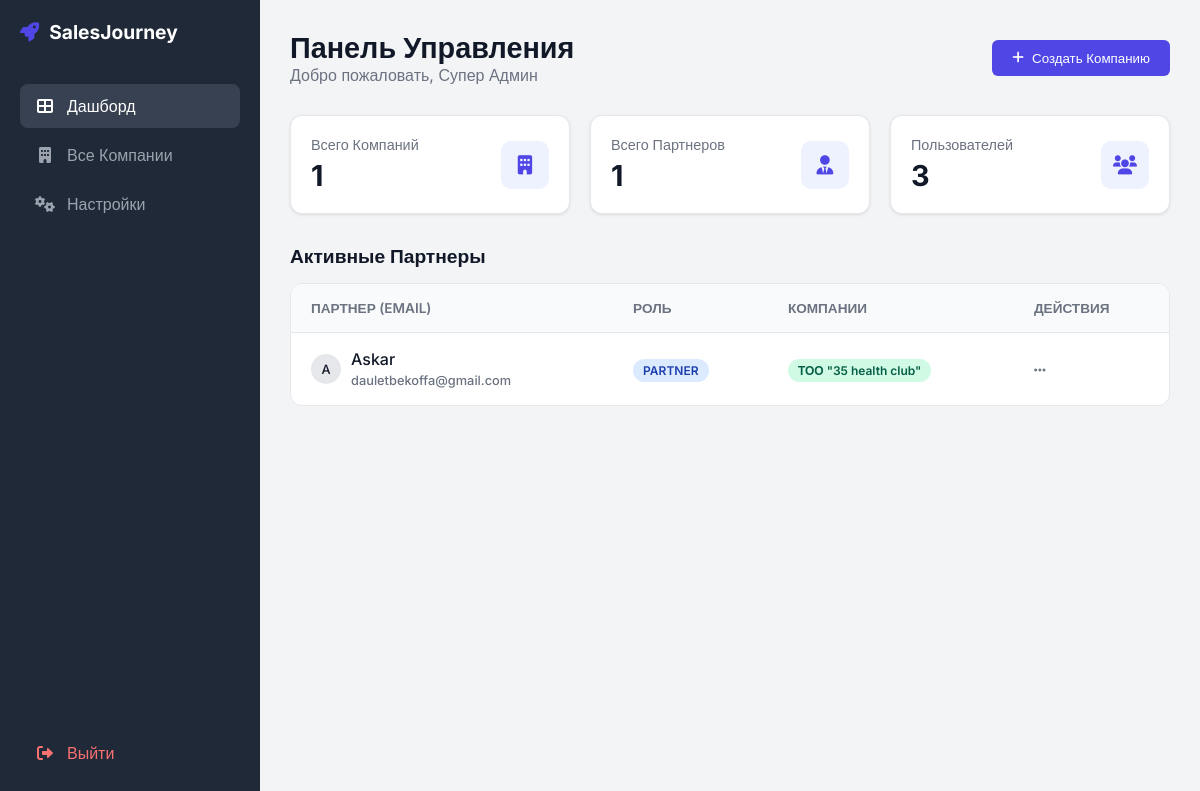
Before: /admin/panel (signed in) with the older database file.
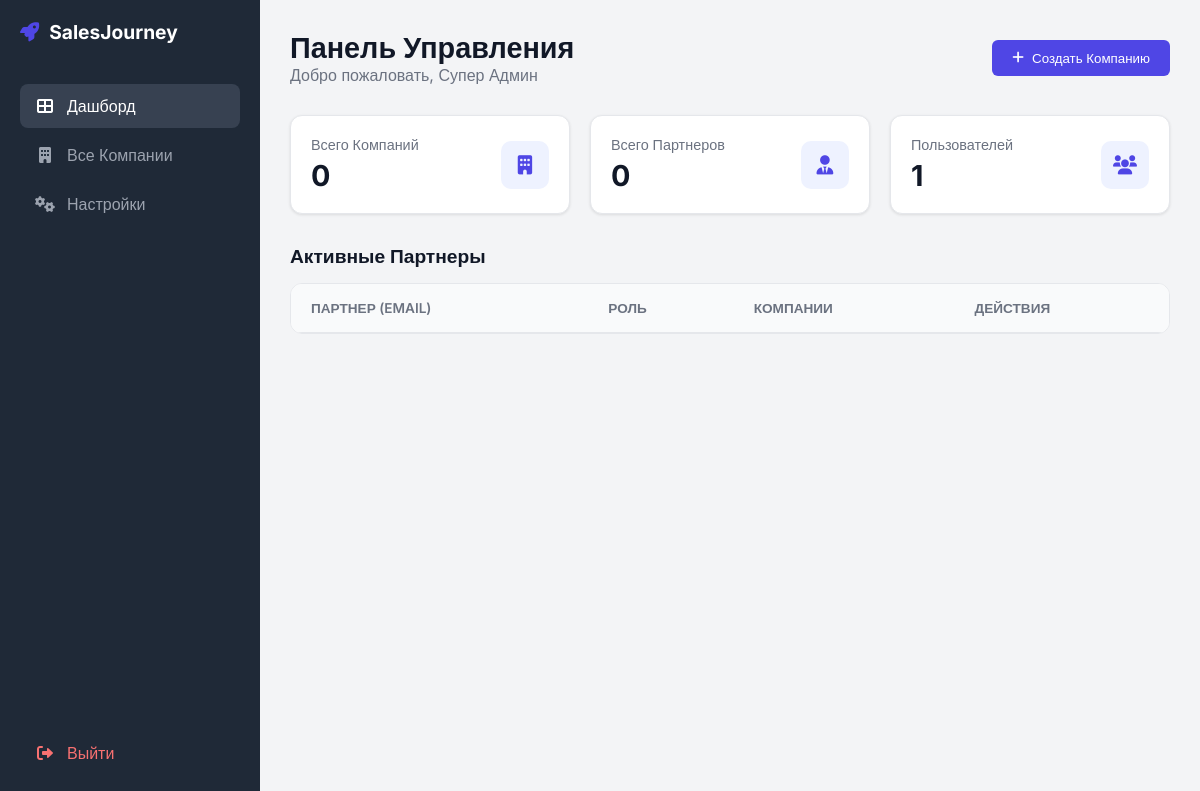
After: the same page with the newer database file.
### models.py (models this page shows, shortened)
class User(db.Model, UserMixin):
    __tablename__ = 'users'
    id: Mapped[int] = mapped_column(Integer, primary_key=True)
    username: Mapped[str] = mapped_column(String(100), unique=True, nullable=True)  # nullable, т.к. вход по email
    email: Mapped[str] = mapped_column(String(120), unique=True, nullable=False, index=True)
    password_hash: Mapped[Optional[str]] = mapped_column(String(256), nullable=True)
    must_change_password: Mapped[bool] = mapped_column(Boolean, default=False, nullable=False)
    role: Mapped[UserRole] = mapped_column(Enum(UserRole), default=UserRole.EMPLOYEE, nullable=False)
    company_id: Mapped[Optional[int]] = mapped_column(ForeignKey('companies.id'), nullable=True)
    company: Mapped[Optional["Company"]] = relationship(back_populates="employees", foreign_keys=[company_id])
    partner_profile: Mapped[Optional["PartnerUser"]] = relationship(back_populates="user", uselist=False,
                                                                    cascade="all, delete-orphan")
    gamification_profile: Mapped[Optional["GamificationProfile"]] = relationship(back_populates="user", uselist=False,
                                                                                 cascade="all, delete-orphan")
    buffs: Mapped[List["DailyBuff"]] = relationship(back_populates="user", cascade="all, delete-orphan")
    transactions: Mapped[List["Transaction"]] = relationship(back_populates="user", cascade="all, delete-orphan")
    inventory: Mapped[List["UserInventory"]] = relationship(back_populates="user", cascade="all, delete-orphan")
    amo_maps: Mapped[List["AmoCRMUserMap"]] = relationship(back_populates="platform_user", cascade="all, delete-orphan")
    challenge_progress: Mapped[List["ChallengeProgress"]] = relationship(back_populates="user",
                                                                         cascade="all, delete-orphan")

class Company(db.Model):
    __tablename__ = 'companies'
    id: Mapped[int] = mapped_column(Integer, primary_key=True)
    name: Mapped[str] = mapped_column(String(200), nullable=False)
    slug: Mapped[str] = mapped_column(String(100), unique=True, nullable=False, index=True)
    invite_code: Mapped[str] = mapped_column(String(10), unique=True, nullable=False,
                                             default=lambda: str(uuid.uuid4())[:8].upper())
    owner_partner_id: Mapped[int] = mapped_column(ForeignKey('partner_users.id'), nullable=False)
    owner_partner: Mapped["PartnerUser"] = relationship(back_populates="companies")
    employees: Mapped[List["User"]] = relationship(back_populates="company", foreign_keys="[User.company_id]")
    amocrm_connection: Mapped[Optional["AmoCRMConnection"]] = relationship(back_populates="company", uselist=False,
                                                                           cascade="all, delete-orphan")
    user_maps: Mapped[List["AmoCRMUserMap"]] = relationship(back_populates="company", cascade="all, delete-orphan")
    challenges: Mapped[List["Challenge"]] = relationship(back_populates="company", cascade="all, delete-orphan")

### app.py (the view)
    def super_admin_panel():
        if current_user.role != UserRole.SUPER_ADMIN:
            abort(403)
        stats = {
            'total_companies': Company.query.count(),
            'total_users': User.query.count(),
            'total_partners': User.query.filter(User.role.in_([UserRole.PARTNER, UserRole.COMPANY_OWNER])).count()
        }
        partners = User.query.filter(User.role.in_([UserRole.PARTNER, UserRole.COMPANY_OWNER])).all()
        all_companies = Company.query.all()
        return render_template('admin_panel.html', stats=stats, partners=partners, all_companies=all_companies)

### templates/admin_panel.html (shortened to what this page needs)
<!DOCTYPE html>
<html lang="ru">
<head>
    <link href="https://cdnjs.cloudflare.com/ajax/libs/font-awesome/6.0.0/css/all.min.css" rel="stylesheet">
</head>
<body>
    <div class="sidebar">
        <div class="brand">
            <i class="fas fa-rocket"></i> SalesJourney
        </div>
        <a href="#" class="nav-item active" onclick="switchTab('dashboard')">
            <i class="fas fa-th-large"></i> Дашборд
        </a>
        <a href="#" class="nav-item" onclick="switchTab('companies')">
            <i class="fas fa-building"></i> Все Компании
        </a>
        <a href="#" class="nav-item"><i class="fas fa-cogs"></i> Настройки</a>
        <a href="{{ url_for('logout') }}" class="nav-item logout">
            <i class="fas fa-sign-out-alt"></i> Выйти
        </a>
    </div>
    <div class="main-content">
        <div class="header">
            <div>
                <h1>Панель Управления</h1>
                <p style="color: var(--text-muted);">Добро пожаловать, Супер Админ</p>
            </div>
            <button class="btn btn-primary" onclick="openWizard()">
                <i class="fas fa-plus"></i> Создать Компанию
            </button>
        </div>
        <div id="tab-dashboard">
            <div class="stats-grid">
                <div class="stat-card">
                    <div class="stat-info">
                        <h3>Всего Компаний</h3>
                        <p>{{ stats.total_companies }}</p>
                    </div>
                    <div class="stat-icon"><i class="fas fa-building"></i></div>
                </div>
                <div class="stat-card">
                    <div class="stat-info">
                        <h3>Всего Партнеров</h3>
                        <p>{{ stats.total_partners }}</p>
                    </div>
                    <div class="stat-icon"><i class="fas fa-user-tie"></i></div>
                </div>
                <div class="stat-card">
                    <div class="stat-info">
                        <h3>Пользователей</h3>
                        <p>{{ stats.total_users }}</p>
                    </div>
                    <div class="stat-icon"><i class="fas fa-users"></i></div>
                </div>
            </div>
            <div class="section-title">
                Активные Партнеры
            </div>
            <div class="card">
                <table>
                    <thead>
                        <tr>
                            <th>Партнер (Email)</th>
                            <th>Роль</th>
                            <th>Компании</th>
                            <th>Действия</th>
                        </tr>
                    </thead>
                    <tbody>
                        {% for partner in partners %}
                        <tr>
                            <td style="font-weight: 500;">
                                <div style="display:flex; align-items:center; gap:10px;">
                                    <div style="width:30px; height:30px; background:#E5E7EB; border-radius:50%; display:flex; align-items:center; justify-content:center; font-size:0.8rem;">
                                        {{ partner.username[0]|upper }}
                                    </div>
                                    <div>
                                        {{ partner.username }}<br>
                                        <span style="font-size:0.8rem; color:var(--text-muted);">{{ partner.email }}</span>
                                    </div>
                                </div>
                            </td>
                            <td><span class="badge badge-blue">{{ partner.role.value }}</span></td>
                            <td>
                                {% if partner.partner_profile and partner.partner_profile.companies %}
                                    {% for c in partner.partner_profile.companies %}
                                        <span class="badge badge-green">{{ c.name }}</span>
                                    {% endfor %}
                                {% else %}
                                    <span style="color: #9CA3AF;">Нет компаний</span>
                                {% endif %}
                            </td>
                            <td>
                                <button style="border:none; background:none; cursor:pointer; color:var(--text-muted);"><i class="fas fa-ellipsis-h"></i></button>
                            </td>
                        </tr>
                        {% endfor %}
                    </tbody>
                </table>
            </div>
        </div>
    </div>
</body>
</html>

### templates/admin_panel.html (style rules this page uses)
:root { --primary: #4F46E5; --primary-hover: #4338ca; --bg-body: #F3F4F6; --bg-card: #FFFFFF; --text-main: #111827; --text-muted: #6B7280; --border: #E5E7EB; --success: #10B981; --danger: #EF4444; --sidebar-width: 260px; }
* { margin: 0; padding: 0; box-sizing: border-box; font-family: 'Inter', sans-serif; }
body { background-color: var(--bg-body); color: var(--text-main); display: flex; min-height: 100vh; }
.sidebar { width: var(--sidebar-width); background: #1F2937; color: white; display: flex; flex-direction: column; position: fixed; height: 100vh; padding: 20px; z-index: 100; }
.brand { font-size: 1.2rem; font-weight: 700; margin-bottom: 40px; display: flex; align-items: center; gap: 10px; }
.brand i { color: var(--primary); }
.nav-item { padding: 12px 15px; border-radius: 8px; cursor: pointer; transition: 0.2s; margin-bottom: 5px; display: flex; align-items: center; gap: 12px; color: #9CA3AF; text-decoration: none; }
.nav-item:hover, .nav-item.active { background: #374151; color: white; }
.nav-item i { width: 20px; text-align: center; }
.logout { margin-top: auto; color: #F87171; }
.main-content { margin-left: var(--sidebar-width); flex: 1; padding: 30px; width: calc(100% - var(--sidebar-width)); }
.header { display: flex; justify-content: space-between; align-items: center; margin-bottom: 30px; }
.header h1 { font-size: 1.8rem; font-weight: 600; }
.btn { padding: 10px 20px; border-radius: 6px; border: none; cursor: pointer; font-weight: 500; display: inline-flex; align-items: center; gap: 8px; text-decoration: none; transition: 0.2s; }
.btn-primary { background: var(--primary); color: white; }
.stats-grid { display: grid; grid-template-columns: repeat(auto-fit, minmax(240px, 1fr)); gap: 20px; margin-bottom: 30px; }
.stat-card { background: var(--bg-card); padding: 20px; border-radius: 12px; box-shadow: 0 1px 3px rgba(0,0,0,0.1); border: 1px solid var(--border); display: flex; justify-content: space-between; align-items: center; }
.stat-info h3 { font-size: 0.9rem; color: var(--text-muted); font-weight: 500; }
.stat-info p { font-size: 1.8rem; font-weight: 700; margin-top: 5px; }
.stat-icon { width: 48px; height: 48px; border-radius: 10px; background: #EEF2FF; color: var(--primary); display: flex; align-items: center; justify-content: center; font-size: 1.2rem; }
.section-title { font-size: 1.2rem; font-weight: 600; margin-bottom: 15px; display: flex; justify-content: space-between; align-items: center; }
.card { background: var(--bg-card); border-radius: 12px; border: 1px solid var(--border); overflow: hidden; margin-bottom: 30px; }
table { width: 100%; border-collapse: collapse; }
th, td { padding: 16px 20px; text-align: left; border-bottom: 1px solid var(--border); }
th { background: #F9FAFB; font-weight: 600; font-size: 0.85rem; color: var(--text-muted); text-transform: uppercase; }

Changed rows visible on the page:
removed User: username "A", username "Askar", email "dauletbekoffa@gmail.com", role.value "PARTNER"
removed Company: name "ТОО \"35 health club\""
Other visible differences:
{{ stats.total_companies }}: "1" → "0"
{{ stats.total_partners }}: "1" → "0"
{{ stats.total_users }}: "3" → "1"
